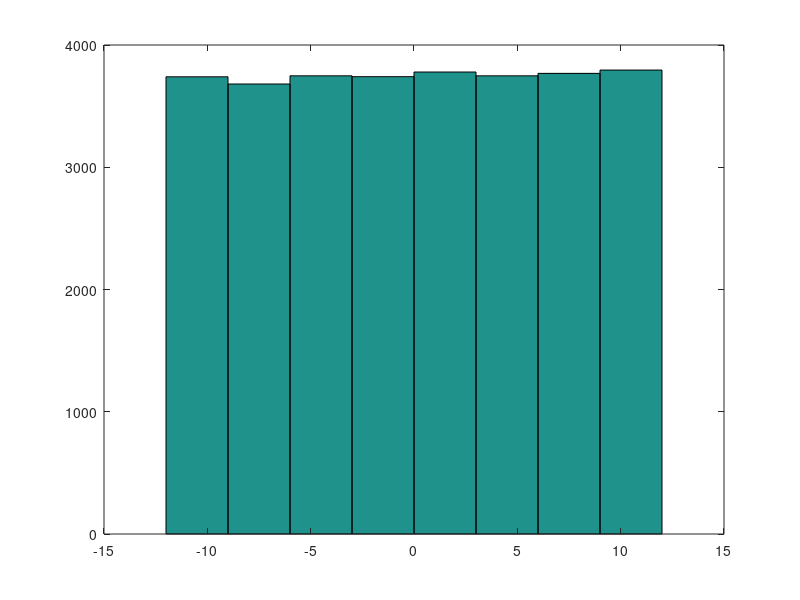

Source code (MATLAB):
 % Create a vecotr of random integers of L different values
 % Verify that it follows uniform distribution along all values
 
 close all; clear all; clc;
 k=3; Nsymb=30000; nsamp=16; d=3;
 L=2^k;
 c = d/2;
 x=(2*floor(L*rand(1,Nsymb))-L+1);
 x=x*c;
 sum(x.^2)/length(x)
 A=[-(L+1):2:(L-1)]*c;
 hist(x,A)